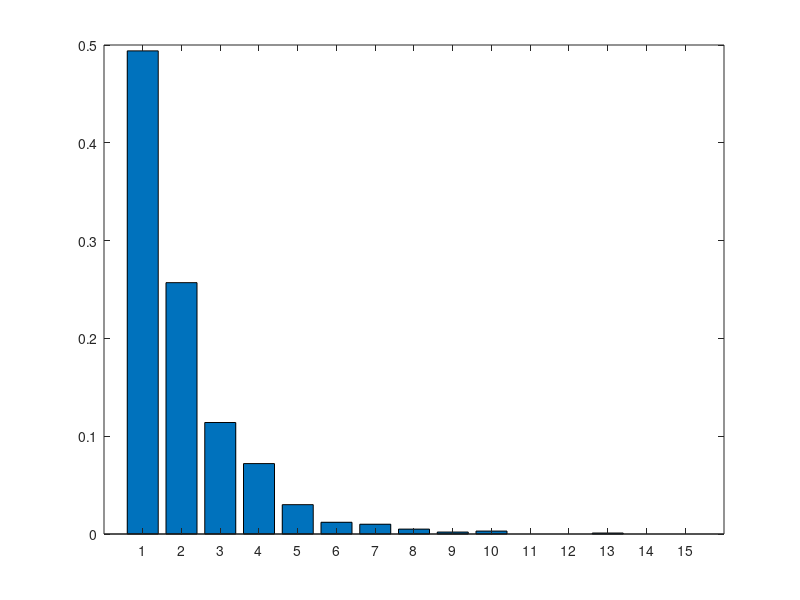

The MATLAB source for this figure:
n_trials = 1000;
n_flips_until_success = zeros(1, 15);

for i = 1: n_trials
    n_flips = 0;
    while randi([0, 1]) == 0
        n_flips = n_flips + 1;
    end
    n_flips_until_success(n_flips + 1) = n_flips_until_success(n_flips + 1) + 1;
end

n_flips_until_success_float = n_flips_until_success / n_trials;

bar(n_flips_until_success_float);
   